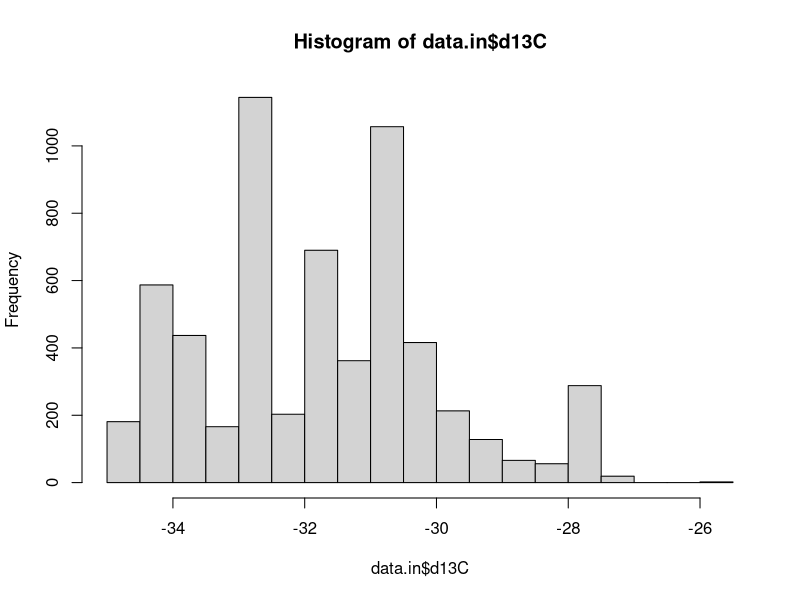
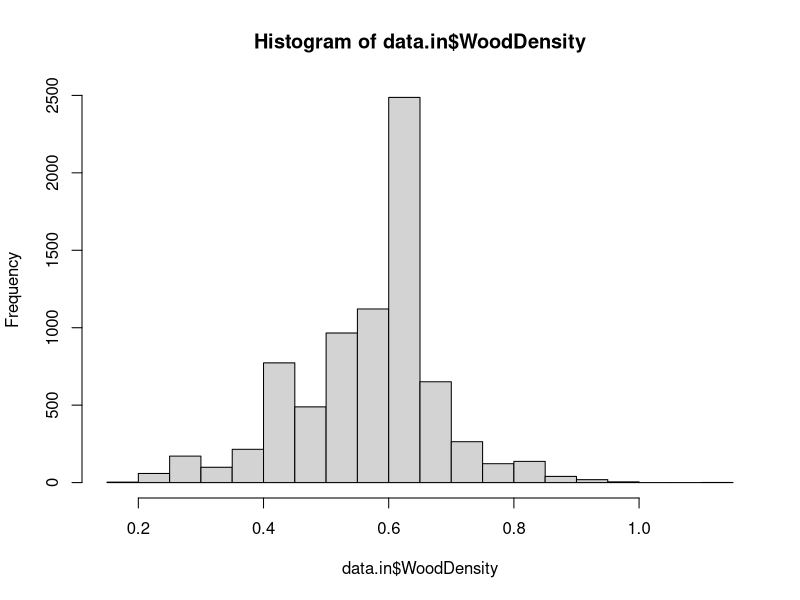
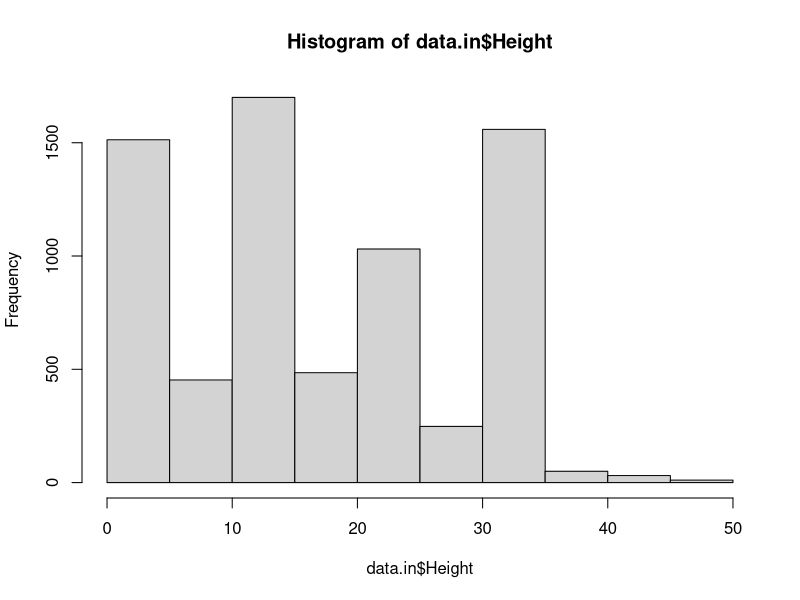
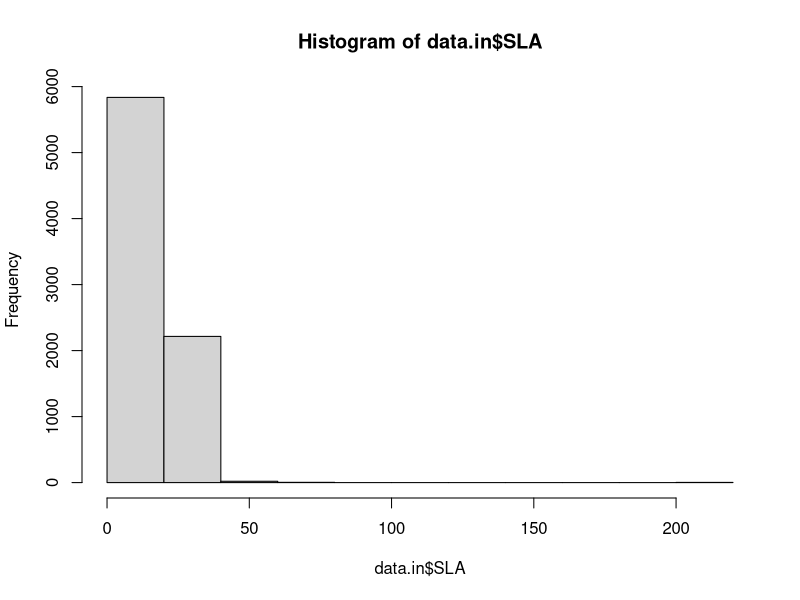
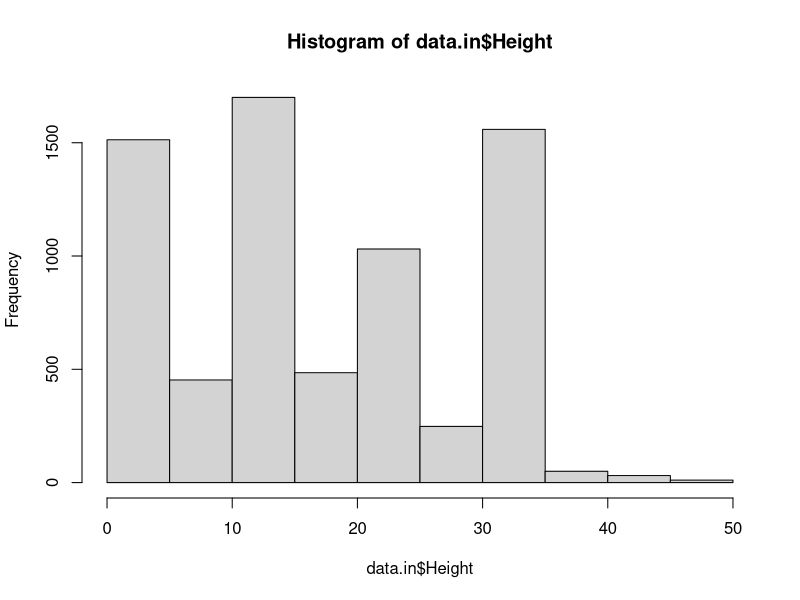
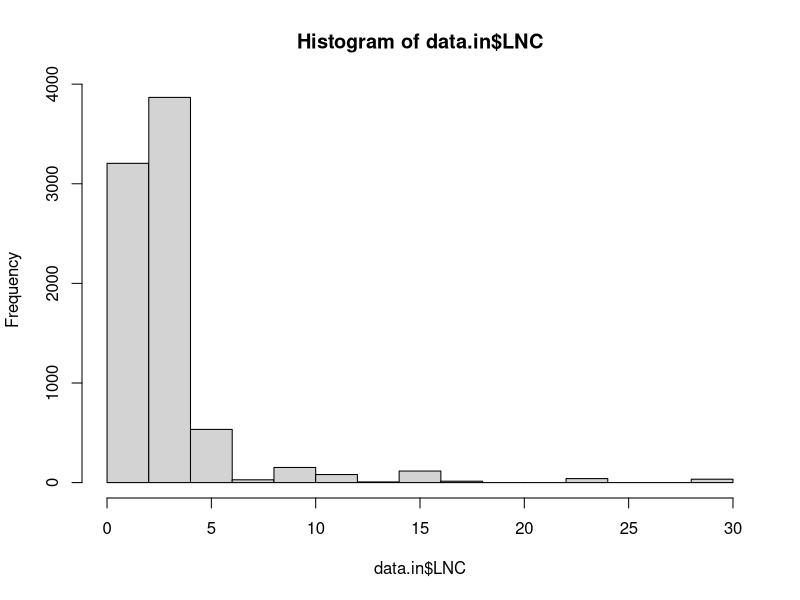
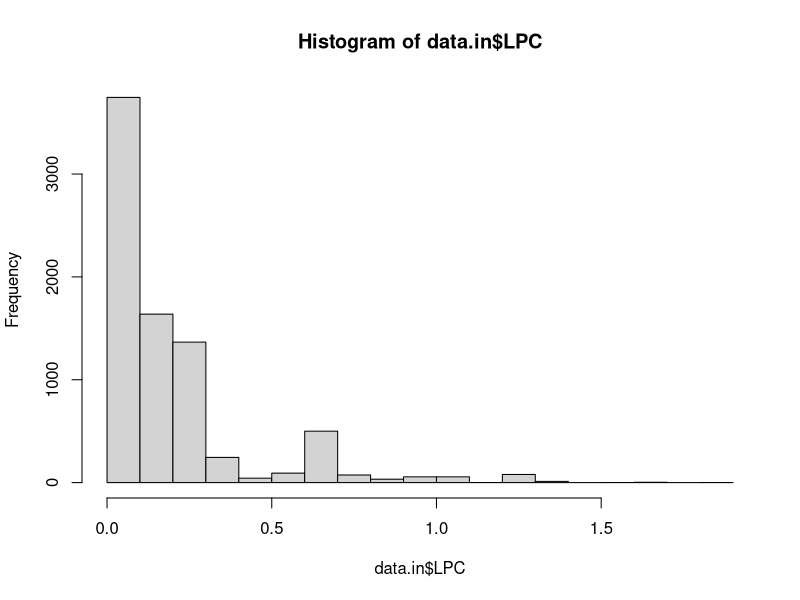

Write R code to recreate these figures, in order. (Note: this script raises an error after producing the figures.)

######################
# Brian J. Enquist
# R for CHAMBASA - Peru Campaign
# BIEN traits for Chambasa
#####################

# Read in file
setwd("/Users/benquist/R_CHAMBASA/")
data.in <- read.csv(file = "compiled_traits_Peru.csv")
head(data.in)
tail (data.in)
summary(data.in)
sapply(data.in, class)
#number of tree observations in CHAMBASA plots
dim(data.in)
#number of genus-level traits
summary(data.in$d13C)
summary(data.in$SLA)
summary(data.in$WoodDensity)
summary(data.in$LCC)
summary(data.in$LNC)
summary(data.in$LPC)
library(dplyr)
library(plyr)
library(reshape2)
melted <- melt(data.in, id.vars=c("Plot", "WoodDensity"))
ddply(melted, c("Plot", "WoodDensity"), summarise,
      mean = mean(value), sd = sd(value),
      sem = sd(value)/sqrt(length(value)))


# this is the script way of installing packages
install.packages ("ggplot2", dependencies = TRUE)
install.packages("dplyr")
install.packages("plyr")
install.packages("ggthemes")
install.packages("reshape2")

#load libraries
library(ggplot2)
library(reshape2)
library(ggthemes)
library(plyr)
library(MASS)

#histograms - all individuals
hist(data.in$d13C)
hist(data.in$WoodDensity)
hist(data.in$Height)
hist(data.in$SLA)
logSLA <- log10(data.in$SLA)
hist(data.in$Height)
hist(data.in$LNC)
hist(data.in$LPC)

data.plots.in  <- data.in |
  filter(cut=="Plots") |
  select(SLA, WoodDenisity, LNC)
head(data.plots.in )


data.in %>%                                        # Start with the 'diamonds' dataset
  filter(cut == "Plot") %>%                        # Then, filter down to rows where cut == Ideal
  ggplot(aes(x=color,y=price)) +                     # Then, plot using ggplot
  geom_boxplot() 
